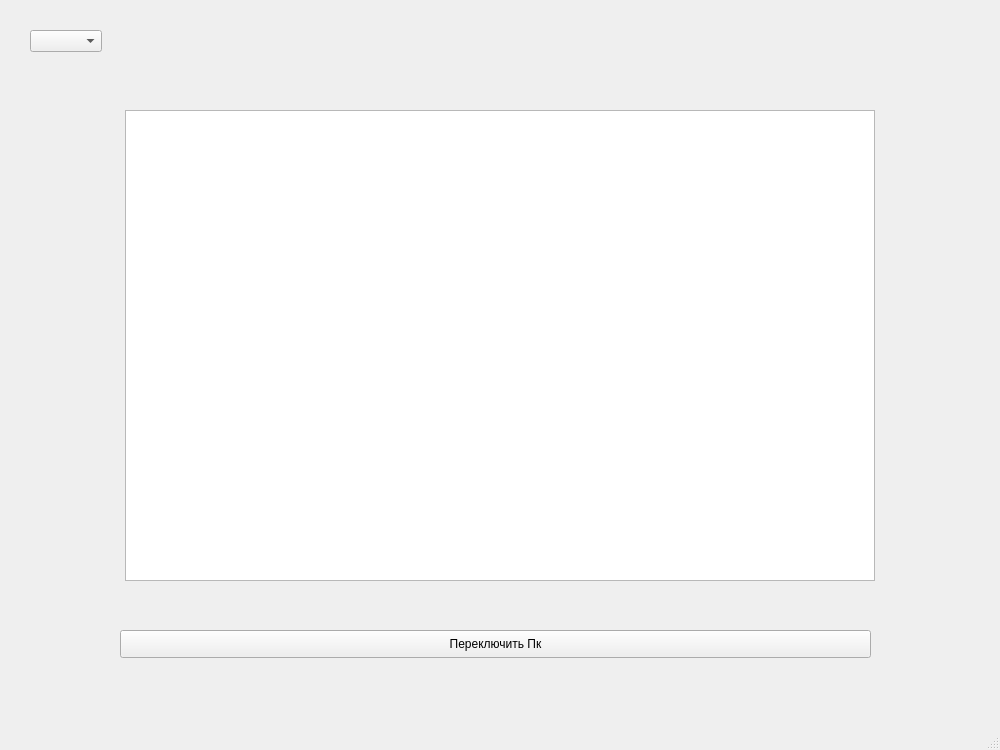
<?xml version="1.0" encoding="UTF-8"?>
<ui version="4.0">
 <class>MainWindow</class>
 <widget class="QMainWindow" name="MainWindow">
  <property name="geometry">
   <rect>
    <x>0</x>
    <y>0</y>
    <width>1000</width>
    <height>750</height>
   </rect>
  </property>
  <property name="maximumSize">
   <size>
    <width>1000</width>
    <height>750</height>
   </size>
  </property>
  <property name="windowTitle">
   <string>MainWindow</string>
  </property>
  <widget class="QWidget" name="centralwidget">
   <widget class="QComboBox" name="comboBox">
    <property name="geometry">
     <rect>
      <x>30</x>
      <y>30</y>
      <width>931</width>
      <height>22</height>
     </rect>
    </property>
    <property name="autoFillBackground">
     <bool>false</bool>
    </property>
    <property name="insertPolicy">
     <enum>QComboBox::NoInsert</enum>
    </property>
    <property name="sizeAdjustPolicy">
     <enum>QComboBox::AdjustToContents</enum>
    </property>
   </widget>
   <widget class="QPlainTextEdit" name="plainTextEdit">
    <property name="geometry">
     <rect>
      <x>125</x>
      <y>110</y>
      <width>750</width>
      <height>471</height>
     </rect>
    </property>
    <property name="readOnly">
     <bool>true</bool>
    </property>
   </widget>
   <widget class="QPushButton" name="pushButton">
    <property name="geometry">
     <rect>
      <x>120</x>
      <y>630</y>
      <width>751</width>
      <height>28</height>
     </rect>
    </property>
    <property name="text">
     <string>Переключить Пк</string>
    </property>
   </widget>
  </widget>
  <widget class="QMenuBar" name="menubar">
   <property name="geometry">
    <rect>
     <x>0</x>
     <y>0</y>
     <width>1000</width>
     <height>21</height>
    </rect>
   </property>
  </widget>
  <widget class="QStatusBar" name="statusbar"/>
 </widget>
 <resources/>
 <connections/>
</ui>
